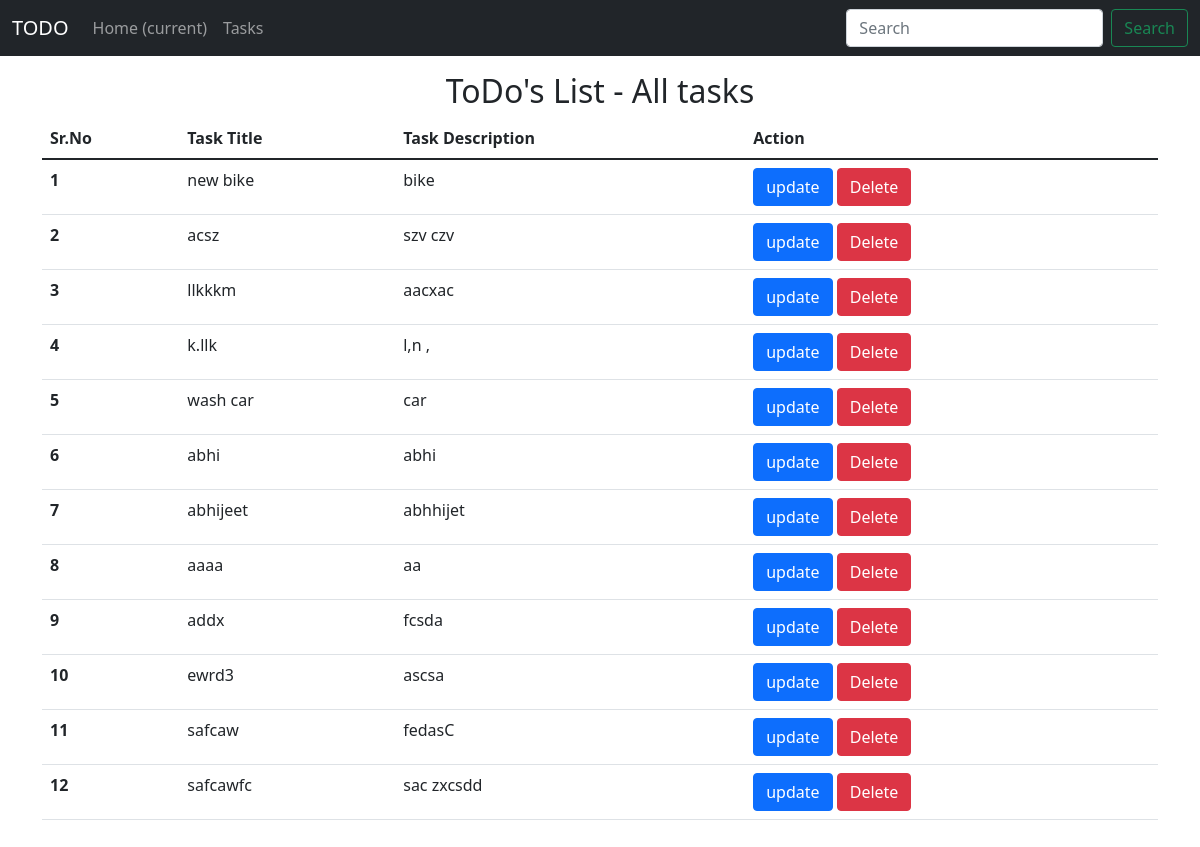
/tasks/, run on the app's committed database.
### home/models.py (models this page shows, shortened)
class Task(models.Model):
    taskTitle = models.CharField(max_length=30)
    taskDesc = models.TextField()
    time = models.DateTimeField(auto_now_add=True)

### home/views.py (the view)
# urls.py: path('tasks/',views.tasks, name = 'tasks'),
def tasks(request):
    allTasks = Task.objects.all()
    context = {'tasks':allTasks}
    return render(request,'tasks.html',context)

### templates/tasks.html (shortened to what this page needs)
<!DOCTYPE html>
<html lang="en">
<head>
    <link href="https://cdn.jsdelivr.net/npm/bootstrap@5.1.3/dist/css/bootstrap.min.css" rel="stylesheet">
</head>
<body>
  <nav class="navbar navbar-expand-lg navbar-dark bg-dark">
    <div class="container-fluid">
      <a class="navbar-brand" href="/">TODO </a>
      <div class="collapse navbar-collapse" id="navbarSupportedContent">
        <ul class="navbar-nav me-auto mb-2 mb-lg-0">
          <li class="nav-item">
            <a class="nav-link active" aria-current="page" href="/">Home <span class="sr-only">(current)</span></a>
          </li>
          <li class="nav-item">
            <a class="nav-link" href="/tasks">Tasks</a>
          </li>
        </ul>
        <form  class="d-flex">{% csrf_token %}
          <input class="form-control me-2" type="search" placeholder="Search" aria-label="Search">
          <button class="btn btn-outline-success" type="submit">Search</button>
        </form>
      </div>
    </div>
  </nav>
  <div class="container py-3">
    <h2 class="text-center">ToDo's List - All tasks</h2>
  <div data-bs-spy="scroll" data-bs-target="#navbar-example3" data-bs-offset="0" tabindex="0">
  <table class="table">
      <thead>
        <tr>
          <th scope="col">Sr.No</th>
          <th scope="col">Task Title</th>
          <th scope="col">Task Description</th>
          <th scope="col" class="task-center">Action</th>
        </tr>
      </thead>
      <tbody>
        {% for task in tasks %}
        <tr>
          <th scope="row">{{forloop.counter}}</th>
          <td>{{task.taskTitle}}</td>
          <td>{{task.taskDesc}}</td>
          <td>
              <form action="{% url 'updatedata' task.id %}" method="post" class="d-inline">{% csrf_token %}
            <input type="submit" value="update" class="btn btn-primary">
           </form>
           <form action="{% url 'deletedata' task.id %}" method="post" class="d-inline">{% csrf_token %}
            <input type="submit" value="Delete" class="btn btn-danger">
           </form>
          </td>
        </tr>
  </div>
  {% endfor %}
</body>
</html>

### data on the page
Task: taskTitle "new bike", taskDesc "bike"
Task: taskTitle "acsz", taskDesc "szv czv"
Task: taskTitle "llkkkm", taskDesc "aacxac"
Task: taskTitle "k.llk", taskDesc "l,n ,"
Task: taskTitle "wash car", taskDesc "car"
Task: taskTitle "abhi", taskDesc "abhi"
Task: taskTitle "abhijeet", taskDesc "abhhijet"
Task: taskTitle "aaaa", taskDesc "aa"
Task: taskTitle "addx", taskDesc "fcsda"
Task: taskTitle "ewrd3", taskDesc "ascsa"
Task: taskTitle "safcaw", taskDesc "fedasC"
Task: taskTitle "safcawfc", taskDesc "sac zxcsdd"
